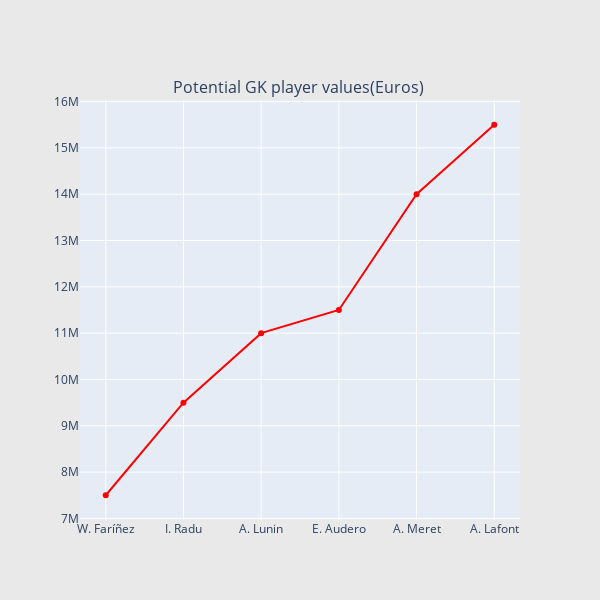

Here is the notebook cell this chart was saved with:
### Code cell
def scatter_plot(cnt_srs, color):
   trace = go.Scatter(
       x=cnt_srs.index[::-1],
       y=cnt_srs.values[::-1],
       showlegend=False,
       marker=dict(
           color=color,
       ),
   )
   return trace
cnt_srs = fifa_potential_ready_GK.value_eur
cnt_srs.index = fifa_potential_ready_GK.short_name
trace1 = scatter_plot(cnt_srs, 'red')
subtitles = ["Potential GK player values(Euros) "]
fig = tools.make_subplots(rows=1, cols=1, vertical_spacing=0.08,
                         subplot_titles=subtitles)
fig.append_trace(trace1, 1, 1)
fig['layout'].update(height=600, width=600, paper_bgcolor='rgb(233,233,233)')
py.iplot(fig, filename='h2o-plots')

### Figure 1 — Plotly figure (JSON) as saved in the notebook; plotly's stock layout.template omitted (floating-point values rounded to 4 significant figures)
{"data": [{"marker": {"color": "red"}, "showlegend": false, "type": "scatter", "x": ["W. Faríñez", "I. Radu", "A. Lunin", "E. Audero", "A. Meret", "A. Lafont"], "xaxis": "x", "y": [7500000, 9500000, 11000000, 11500000, 14000000, 15500000], "yaxis": "y"}], "layout": {"annotations": [{"font": {"size": 16}, "showarrow": false, "text": "Potential GK player values(Euros) ", "x": 0.5, "xanchor": "center", "xref": "paper", "y": 1, "yanchor": "bottom", "yref": "paper"}], "height": 600, "paper_bgcolor": "rgb(233,233,233)", "width": 600, "xaxis": {"anchor": "y", "domain": [0, 1]}, "yaxis": {"anchor": "x", "domain": [0, 1]}}}
